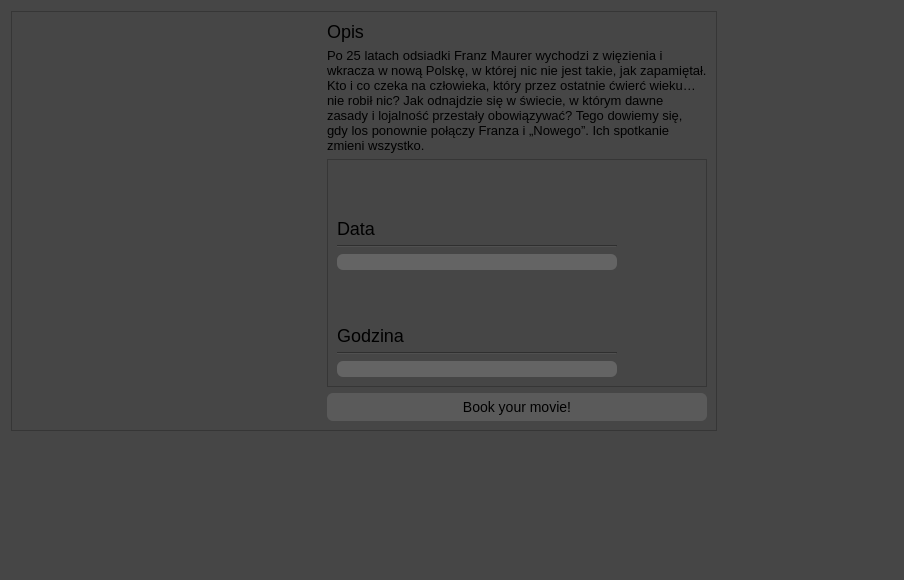
<?xml version="1.0" encoding="UTF-8"?>
<ui version="4.0">
 <class>Movie</class>
 <widget class="QWidget" name="Movie">
  <property name="geometry">
   <rect>
    <x>0</x>
    <y>0</y>
    <width>904</width>
    <height>580</height>
   </rect>
  </property>
  <property name="windowTitle">
   <string>Form</string>
  </property>
  <property name="styleSheet">
   <string notr="true">background-color:rgb(70,70,70);</string>
  </property>
  <layout class="QGridLayout" name="gridLayout_5">
   <item row="1" column="0">
    <spacer name="verticalSpacer">
     <property name="orientation">
      <enum>Qt::Vertical</enum>
     </property>
     <property name="sizeHint" stdset="0">
      <size>
       <width>20</width>
       <height>40</height>
      </size>
     </property>
    </spacer>
   </item>
   <item row="0" column="0">
    <widget class="QFrame" name="frame">
     <property name="sizePolicy">
      <sizepolicy hsizetype="Expanding" vsizetype="Expanding">
       <horstretch>0</horstretch>
       <verstretch>0</verstretch>
      </sizepolicy>
     </property>
     <property name="frameShape">
      <enum>QFrame::StyledPanel</enum>
     </property>
     <property name="frameShadow">
      <enum>QFrame::Raised</enum>
     </property>
     <layout class="QGridLayout" name="gridLayout_4">
      <item row="2" column="1">
       <widget class="QScrollArea" name="scrollArea">
        <property name="sizePolicy">
         <sizepolicy hsizetype="Expanding" vsizetype="Expanding">
          <horstretch>0</horstretch>
          <verstretch>0</verstretch>
         </sizepolicy>
        </property>
        <property name="widgetResizable">
         <bool>true</bool>
        </property>
        <widget class="QWidget" name="scrollAreaWidgetContents">
         <property name="geometry">
          <rect>
           <x>0</x>
           <y>0</y>
           <width>378</width>
           <height>264</height>
          </rect>
         </property>
         <layout class="QGridLayout" name="gridLayout_3">
          <item row="0" column="0">
           <layout class="QGridLayout" name="gridLayout_2">
            <item row="2" column="0">
             <widget class="QComboBox" name="dateBox">
              <property name="cursor">
               <cursorShape>PointingHandCursor</cursorShape>
              </property>
              <property name="styleSheet">
               <string notr="true">QComboBox{
border:none;
background-color:rgb(100,100,100);
border-radius:6px;
font-size:12px;
}

QComboBox:hover{
border:none;
background-color:rgb(110,110,110);
}

QComboBox::down-arrow {
image: url(:/Resources/arrow.png);
width:12px;
height:12px;
}

QComboBox::drop-down {
border:none;
}</string>
              </property>
             </widget>
            </item>
            <item row="5" column="0">
             <widget class="QComboBox" name="hourBox">
              <property name="cursor">
               <cursorShape>PointingHandCursor</cursorShape>
              </property>
              <property name="styleSheet">
               <string notr="true">QComboBox{
border:none;
background-color:rgb(100,100,100);
border-radius:6px;
font-size:12px;
}

QComboBox:hover{
border:none;
background-color:rgb(110,110,110);
}

QComboBox::down-arrow {
image: url(:/Resources/arrow.png);
width:12px;
height:12px;
}

QComboBox::drop-down {
border:none;
}</string>
              </property>
             </widget>
            </item>
            <item row="4" column="0">
             <widget class="Line" name="line">
              <property name="orientation">
               <enum>Qt::Horizontal</enum>
              </property>
             </widget>
            </item>
            <item row="0" column="0">
             <widget class="QLabel" name="label_2">
              <property name="styleSheet">
               <string notr="true">font-size:18px;</string>
              </property>
              <property name="text">
               <string>Data</string>
              </property>
              <property name="alignment">
               <set>Qt::AlignBottom|Qt::AlignLeading|Qt::AlignLeft</set>
              </property>
             </widget>
            </item>
            <item row="3" column="0">
             <widget class="QLabel" name="label_3">
              <property name="styleSheet">
               <string notr="true">font-size:18px;</string>
              </property>
              <property name="text">
               <string>Godzina</string>
              </property>
              <property name="alignment">
               <set>Qt::AlignBottom|Qt::AlignLeading|Qt::AlignLeft</set>
              </property>
             </widget>
            </item>
            <item row="0" column="1" rowspan="6">
             <spacer name="horizontalSpacer_2">
              <property name="orientation">
               <enum>Qt::Horizontal</enum>
              </property>
              <property name="sizeType">
               <enum>QSizePolicy::Fixed</enum>
              </property>
              <property name="sizeHint" stdset="0">
               <size>
                <width>80</width>
                <height>20</height>
               </size>
              </property>
             </spacer>
            </item>
            <item row="1" column="0">
             <widget class="Line" name="line_2">
              <property name="orientation">
               <enum>Qt::Horizontal</enum>
              </property>
             </widget>
            </item>
           </layout>
          </item>
         </layout>
        </widget>
       </widget>
      </item>
      <item row="3" column="1">
       <widget class="QPushButton" name="pushButton">
        <property name="cursor">
         <cursorShape>PointingHandCursor</cursorShape>
        </property>
        <property name="styleSheet">
         <string notr="true">QPushButton{
font-size:14px;
border-radius:6px;
background-color:rgb(90,90,90);
padding-top:6px;
padding-bottom:6px;
}

QPushButton:hover{
background-color:rgb(100,100,100);
}</string>
        </property>
        <property name="text">
         <string>Book your movie!</string>
        </property>
       </widget>
      </item>
      <item row="1" column="1">
       <widget class="QLabel" name="description">
        <property name="sizePolicy">
         <sizepolicy hsizetype="Expanding" vsizetype="Fixed">
          <horstretch>0</horstretch>
          <verstretch>0</verstretch>
         </sizepolicy>
        </property>
        <property name="minimumSize">
         <size>
          <width>380</width>
          <height>0</height>
         </size>
        </property>
        <property name="styleSheet">
         <string notr="true">font-size:13px;</string>
        </property>
        <property name="text">
         <string>Po 25 latach odsiadki Franz Maurer wychodzi z więzienia i wkracza w nową Polskę, w której nic nie jest takie, jak zapamiętał. Kto i co czeka na człowieka, który przez ostatnie ćwierć wieku… nie robił nic? Jak odnajdzie się w świecie, w którym dawne zasady i lojalność przestały obowiązywać? Tego dowiemy się, gdy los ponownie połączy Franza i „Nowego”. Ich spotkanie zmieni wszystko.</string>
        </property>
        <property name="wordWrap">
         <bool>true</bool>
        </property>
       </widget>
      </item>
      <item row="0" column="1">
       <widget class="QLabel" name="label">
        <property name="styleSheet">
         <string notr="true">font-size:18px;</string>
        </property>
        <property name="text">
         <string>Opis</string>
        </property>
       </widget>
      </item>
      <item row="0" column="0" rowspan="4">
       <widget class="QLabel" name="image">
        <property name="sizePolicy">
         <sizepolicy hsizetype="Expanding" vsizetype="Expanding">
          <horstretch>0</horstretch>
          <verstretch>0</verstretch>
         </sizepolicy>
        </property>
        <property name="minimumSize">
         <size>
          <width>300</width>
          <height>400</height>
         </size>
        </property>
        <property name="styleSheet">
         <string notr="true">image: url(:/Resources/1.jpg);</string>
        </property>
        <property name="text">
         <string/>
        </property>
       </widget>
      </item>
     </layout>
    </widget>
   </item>
   <item row="0" column="1">
    <spacer name="horizontalSpacer">
     <property name="orientation">
      <enum>Qt::Horizontal</enum>
     </property>
     <property name="sizeHint" stdset="0">
      <size>
       <width>40</width>
       <height>20</height>
      </size>
     </property>
    </spacer>
   </item>
  </layout>
 </widget>
 <resources/>
 <connections/>
</ui>
